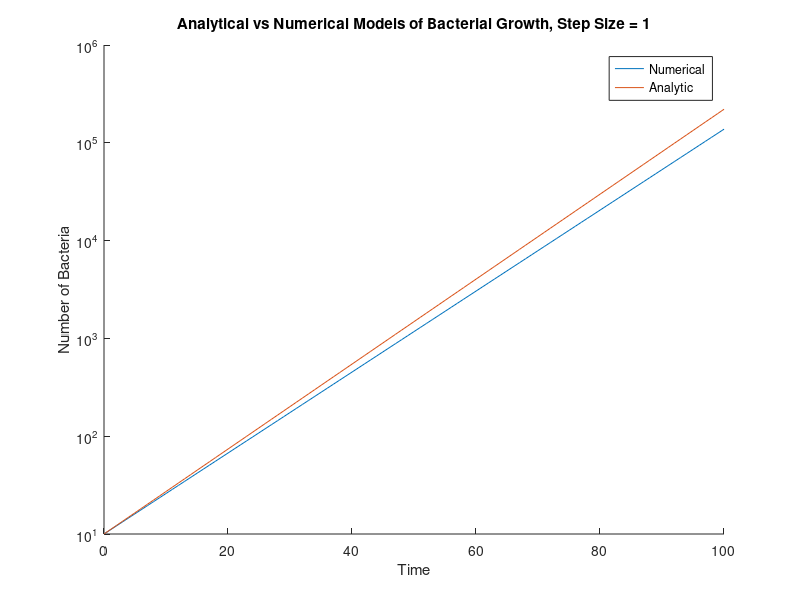

Write MATLAB code to recreate this figure.
%Use euler method to solve ode

h = 10^(0); %Step size
k = 0.1; %Growth constant
time = [0:h:100];
x = [0:h:100];
analytic = [0:h:100];
x(1) = 10; %value at t=0

%Iterate over values of t and calculate next value of x
for n = 1:(length(time)-1)
    
    %Find gradient of line, then extrapolate
    dx = x(n) * k;
    x(n+1) = x(n) + (h * dx);
    
end

%Calculate analytical answers
for m = 1:length(analytic)
    
    analytic(m) = x(1) * exp(k * time(m));
    
end

%Find values at t = 46
time46 = find(time == 46);
x46 = x(time46)
e46 = analytic(time46)

%Plot the numerical and analytical solutions on a log graph
hold on
plot(time,x)
plot(time,analytic)
set(gca, 'YScale', 'log')
ylabel('Number of Bacteria')
xlabel('Time')
title('Analytical vs Numerical Models of Bacterial Growth, Step Size = 1')
legend('Numerical','Analytic')
hold off